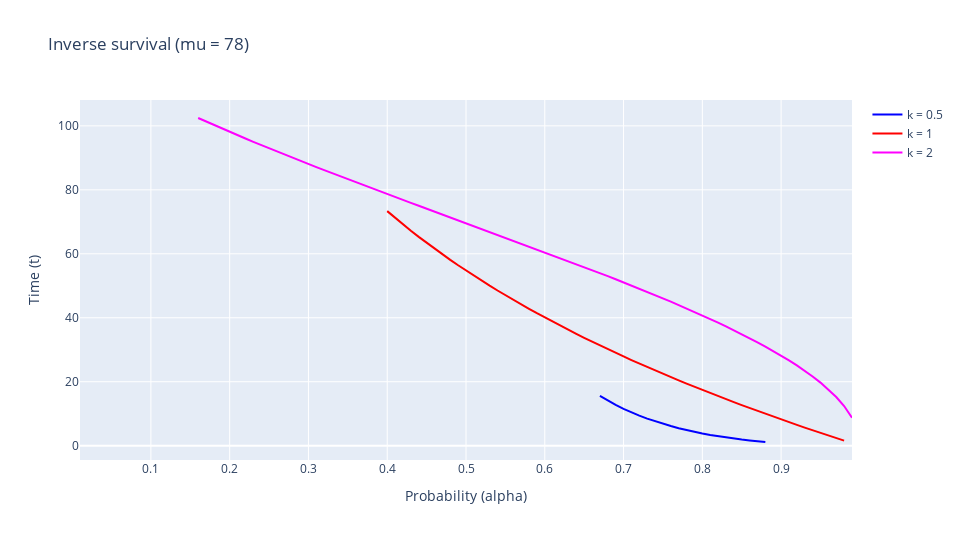

Source (notebook cell):
### Markdown cell above
#### Plotting

### Code cell
# @title Inverse survivability plot
plot(x_values, x_values, x_values, y_t_05, y_t_1, y_t_2, "Probability (alpha)", "Time (t)", "Inverse survival (mu = 78)")
